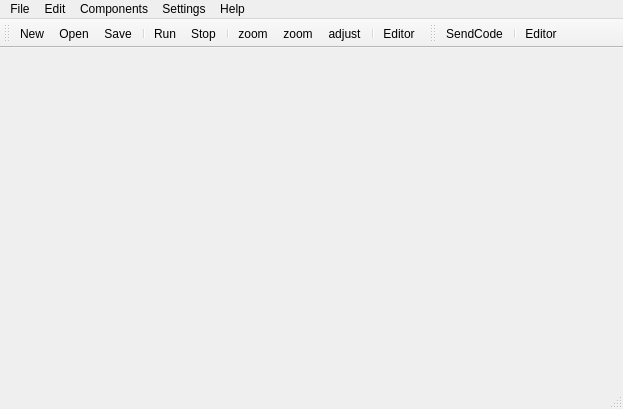
<?xml version="1.0" encoding="UTF-8"?>
<ui version="4.0">
 <class>main</class>
 <widget class="QMainWindow" name="main">
  <property name="geometry">
   <rect>
    <x>0</x>
    <y>0</y>
    <width>623</width>
    <height>409</height>
   </rect>
  </property>
  <property name="windowTitle">
   <string>main</string>
  </property>
  <widget class="QWidget" name="centralwidget">
   <property name="enabled">
    <bool>true</bool>
   </property>
   <layout class="QGridLayout" name="gridLayout_2">
    <item row="0" column="0">
     <layout class="QGridLayout" name="graphic">
      <item row="0" column="0">
       <spacer name="horizontalSpacer">
        <property name="orientation">
         <enum>Qt::Horizontal</enum>
        </property>
        <property name="sizeHint" stdset="0">
         <size>
          <width>40</width>
          <height>20</height>
         </size>
        </property>
       </spacer>
      </item>
     </layout>
    </item>
   </layout>
  </widget>
  <widget class="QMenuBar" name="menubar">
   <property name="geometry">
    <rect>
     <x>0</x>
     <y>0</y>
     <width>623</width>
     <height>22</height>
    </rect>
   </property>
   <widget class="QMenu" name="menuFile">
    <property name="title">
     <string>File</string>
    </property>
    <addaction name="separator"/>
    <addaction name="actionNew"/>
    <addaction name="separator"/>
    <addaction name="actionOpen"/>
    <addaction name="separator"/>
    <addaction name="actionSave"/>
    <addaction name="separator"/>
    <addaction name="separator"/>
    <addaction name="actionExit"/>
   </widget>
   <widget class="QMenu" name="menuEdit">
    <property name="title">
     <string>Edit</string>
    </property>
    <addaction name="actionUndo"/>
    <addaction name="separator"/>
    <addaction name="actionRedo"/>
    <addaction name="separator"/>
    <addaction name="actionCut"/>
    <addaction name="separator"/>
    <addaction name="actionCopy"/>
    <addaction name="separator"/>
    <addaction name="actionPaste"/>
    <addaction name="separator"/>
    <addaction name="actionDelete"/>
   </widget>
   <widget class="QMenu" name="menuHelp">
    <property name="title">
     <string>Help</string>
    </property>
   </widget>
   <widget class="QMenu" name="menuComponents">
    <property name="title">
     <string>Components</string>
    </property>
   </widget>
   <widget class="QMenu" name="menuSetting">
    <property name="title">
     <string>Settings</string>
    </property>
    <addaction name="actionEditor"/>
   </widget>
   <addaction name="menuFile"/>
   <addaction name="menuEdit"/>
   <addaction name="menuComponents"/>
   <addaction name="menuSetting"/>
   <addaction name="menuHelp"/>
  </widget>
  <widget class="QToolBar" name="toolBar">
   <property name="windowTitle">
    <string>toolBar</string>
   </property>
   <attribute name="toolBarArea">
    <enum>TopToolBarArea</enum>
   </attribute>
   <attribute name="toolBarBreak">
    <bool>false</bool>
   </attribute>
   <addaction name="actionNew"/>
   <addaction name="actionOpen"/>
   <addaction name="actionSave"/>
   <addaction name="separator"/>
   <addaction name="actionRun"/>
   <addaction name="actionStop"/>
   <addaction name="separator"/>
   <addaction name="actionzoomPlus"/>
   <addaction name="actionzoomLess"/>
   <addaction name="actionadjust"/>
   <addaction name="separator"/>
   <addaction name="actionChange"/>
  </widget>
  <widget class="QStatusBar" name="statusBar"/>
  <widget class="QToolBar" name="toolBar_editor">
   <property name="enabled">
    <bool>true</bool>
   </property>
   <property name="windowTitle">
    <string>toolBar_2</string>
   </property>
   <attribute name="toolBarArea">
    <enum>TopToolBarArea</enum>
   </attribute>
   <attribute name="toolBarBreak">
    <bool>false</bool>
   </attribute>
   <addaction name="actionSendCode"/>
   <addaction name="separator"/>
   <addaction name="actionChange"/>
  </widget>
  <action name="actionNew">
   <property name="icon">
    <iconset>
     <normalon>:/Resource/new.png</normalon>
     <selectedon>:/Resource/new.png</selectedon>
    </iconset>
   </property>
   <property name="text">
    <string>New</string>
   </property>
   <property name="shortcut">
    <string>Ctrl+N</string>
   </property>
  </action>
  <action name="actionOpen">
   <property name="icon">
    <iconset>
     <selectedon>:/Resource/open.png</selectedon>
    </iconset>
   </property>
   <property name="text">
    <string>Open</string>
   </property>
   <property name="shortcut">
    <string>Ctrl+O</string>
   </property>
  </action>
  <action name="actionSave">
   <property name="icon">
    <iconset>
     <selectedon>:/Resource/save.jpeg</selectedon>
    </iconset>
   </property>
   <property name="text">
    <string>Save</string>
   </property>
   <property name="shortcut">
    <string>Ctrl+S</string>
   </property>
  </action>
  <action name="actionSaveAs">
   <property name="icon">
    <iconset>
     <selectedon>:/Resource/saveas.png</selectedon>
    </iconset>
   </property>
   <property name="text">
    <string>Save As...</string>
   </property>
  </action>
  <action name="actionExit">
   <property name="icon">
    <iconset>
     <selectedon>:/Resource/exit.png</selectedon>
    </iconset>
   </property>
   <property name="text">
    <string>Exit</string>
   </property>
   <property name="shortcut">
    <string>Ctrl+Q</string>
   </property>
  </action>
  <action name="actionUndo">
   <property name="icon">
    <iconset>
     <selectedon>:/Resource/undo.jpeg</selectedon>
    </iconset>
   </property>
   <property name="text">
    <string>Undo</string>
   </property>
   <property name="shortcut">
    <string>Ctrl+Z</string>
   </property>
  </action>
  <action name="actionRedo">
   <property name="icon">
    <iconset>
     <selectedon>:/Resource/redo.jpeg</selectedon>
    </iconset>
   </property>
   <property name="text">
    <string>Redo</string>
   </property>
   <property name="shortcut">
    <string>Ctrl+Y</string>
   </property>
  </action>
  <action name="actionCut">
   <property name="icon">
    <iconset>
     <selectedon>:/Resource/cut.jpeg</selectedon>
    </iconset>
   </property>
   <property name="text">
    <string>Cut</string>
   </property>
   <property name="shortcut">
    <string>Ctrl+X</string>
   </property>
  </action>
  <action name="actionCopy">
   <property name="icon">
    <iconset>
     <selectedon>:/Resource/copy.jpeg</selectedon>
    </iconset>
   </property>
   <property name="text">
    <string>Copy</string>
   </property>
   <property name="shortcut">
    <string>Ctrl+C</string>
   </property>
  </action>
  <action name="actionPaste">
   <property name="icon">
    <iconset>
     <selectedon>:/Resource/paste.jpeg</selectedon>
    </iconset>
   </property>
   <property name="text">
    <string>Paste</string>
   </property>
   <property name="shortcut">
    <string>Ctrl+V</string>
   </property>
  </action>
  <action name="actionDelete">
   <property name="icon">
    <iconset>
     <selectedon>:/Resource/delete.jpeg</selectedon>
    </iconset>
   </property>
   <property name="text">
    <string>Delete</string>
   </property>
   <property name="shortcut">
    <string>Del</string>
   </property>
  </action>
  <action name="actionLed">
   <property name="text">
    <string>Led</string>
   </property>
  </action>
  <action name="actionButton">
   <property name="checkable">
    <bool>false</bool>
   </property>
   <property name="text">
    <string>Button</string>
   </property>
   <property name="iconText">
    <string notr="true">Button</string>
   </property>
  </action>
  <action name="actionRun">
   <property name="icon">
    <iconset>
     <selectedon>:/Resource/run.jpeg</selectedon>
    </iconset>
   </property>
   <property name="text">
    <string>Run</string>
   </property>
  </action>
  <action name="actionStop">
   <property name="icon">
    <iconset>
     <selectedon>:/Resource/stop.jpeg</selectedon>
    </iconset>
   </property>
   <property name="text">
    <string>Stop</string>
   </property>
   <property name="iconText">
    <string>Stop</string>
   </property>
   <property name="statusTip">
    <string/>
   </property>
   <property name="whatsThis">
    <string/>
   </property>
   <property name="shortcut">
    <string/>
   </property>
   <property name="autoRepeat">
    <bool>true</bool>
   </property>
   <property name="visible">
    <bool>true</bool>
   </property>
   <property name="iconVisibleInMenu">
    <bool>true</bool>
   </property>
   <property name="shortcutVisibleInContextMenu">
    <bool>true</bool>
   </property>
  </action>
  <action name="actionChange">
   <property name="text">
    <string>Editor</string>
   </property>
  </action>
  <action name="actionEditor">
   <property name="text">
    <string>Editor</string>
   </property>
   <property name="autoRepeat">
    <bool>true</bool>
   </property>
  </action>
  <action name="actionzoomPlus">
   <property name="icon">
    <iconset>
     <selectedon>:/Resource/+zoom.png</selectedon>
    </iconset>
   </property>
   <property name="text">
    <string>zoom</string>
   </property>
  </action>
  <action name="actionzoomLess">
   <property name="icon">
    <iconset>
     <selectedon>:/Resource/-zoom.png</selectedon>
    </iconset>
   </property>
   <property name="text">
    <string>zoom</string>
   </property>
  </action>
  <action name="actionadjust">
   <property name="icon">
    <iconset>
     <selectedon>:/Resource/adjust.png</selectedon>
    </iconset>
   </property>
   <property name="text">
    <string>adjust</string>
   </property>
  </action>
  <action name="actionSendCode">
   <property name="icon">
    <iconset>
     <selectedon>:/Resource/aceptar.png</selectedon>
    </iconset>
   </property>
   <property name="text">
    <string>SendCode</string>
   </property>
  </action>
 </widget>
 <resources/>
 <connections/>
</ui>
